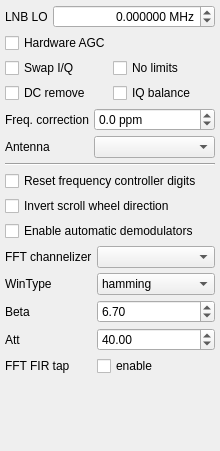
<?xml version="1.0" encoding="UTF-8"?>
<ui version="4.0">
 <class>DockInputCtl</class>
 <widget class="QDockWidget" name="DockInputCtl">
  <property name="geometry">
   <rect>
    <x>0</x>
    <y>0</y>
    <width>219</width>
    <height>451</height>
   </rect>
  </property>
  <property name="minimumSize">
   <size>
    <width>219</width>
    <height>451</height>
   </size>
  </property>
  <property name="windowIcon">
   <iconset resource="../../resources/icons.qrc">
    <normaloff>:/icons/icons/flash.svg</normaloff>:/icons/icons/flash.svg</iconset>
  </property>
  <property name="floating">
   <bool>false</bool>
  </property>
  <property name="allowedAreas">
   <set>Qt::LeftDockWidgetArea|Qt::RightDockWidgetArea</set>
  </property>
  <property name="windowTitle">
   <string>Input controls</string>
  </property>
  <widget class="QWidget" name="dockWidgetContents">
   <layout class="QVBoxLayout" name="verticalLayout">
    <property name="spacing">
     <number>5</number>
    </property>
    <property name="leftMargin">
     <number>5</number>
    </property>
    <property name="topMargin">
     <number>5</number>
    </property>
    <property name="rightMargin">
     <number>5</number>
    </property>
    <property name="bottomMargin">
     <number>5</number>
    </property>
    <item>
     <layout class="QHBoxLayout" name="horizontalLayout">
      <item>
       <widget class="QLabel" name="lnbLabel">
        <property name="text">
         <string>LNB LO</string>
        </property>
        <property name="indent">
         <number>-1</number>
        </property>
       </widget>
      </item>
      <item>
       <widget class="QDoubleSpinBox" name="lnbSpinBox">
        <property name="sizePolicy">
         <sizepolicy hsizetype="MinimumExpanding" vsizetype="Fixed">
          <horstretch>0</horstretch>
          <verstretch>0</verstretch>
         </sizepolicy>
        </property>
        <property name="toolTip">
         <string>Local oscillator of up or down converter</string>
        </property>
        <property name="statusTip">
         <string/>
        </property>
        <property name="alignment">
         <set>Qt::AlignRight|Qt::AlignTrailing|Qt::AlignVCenter</set>
        </property>
        <property name="suffix">
         <string> MHz</string>
        </property>
        <property name="decimals">
         <number>6</number>
        </property>
        <property name="minimum">
         <double>-500000.000000000000000</double>
        </property>
        <property name="maximum">
         <double>500000.000000000000000</double>
        </property>
       </widget>
      </item>
     </layout>
    </item>
    <item>
     <layout class="QHBoxLayout" name="horizontalLayout_2">
      <item>
       <widget class="QCheckBox" name="agcButton">
        <property name="toolTip">
         <string>&lt;html&gt;&lt;head/&gt;&lt;body&gt;&lt;p&gt;Toggle hardware-based automatic gain control.&lt;/p&gt;&lt;p&gt;This feature requires hardware that supports it. It is known to work with RTL-SDR devices.&lt;/p&gt;&lt;/body&gt;&lt;/html&gt;</string>
        </property>
        <property name="text">
         <string>Hardware AGC</string>
        </property>
       </widget>
      </item>
     </layout>
    </item>
    <item>
     <layout class="QGridLayout" name="gridLayout">
      <item row="0" column="0">
       <widget class="QCheckBox" name="iqSwapButton">
        <property name="toolTip">
         <string>&lt;html&gt;&lt;head/&gt;&lt;body&gt;&lt;p&gt;Swap the the I/Q channels. This can be useful with audio-based input or when dealing with inverted IF.&lt;/p&gt;&lt;/body&gt;&lt;/html&gt;</string>
        </property>
        <property name="text">
         <string>Swap I/Q</string>
        </property>
        <property name="tristate">
         <bool>false</bool>
        </property>
       </widget>
      </item>
      <item row="0" column="1">
       <widget class="QCheckBox" name="ignoreButton">
        <property name="toolTip">
         <string>&lt;html&gt;&lt;head/&gt;&lt;body&gt;&lt;p&gt;Ignore hardware limits such as frequency range. This allows experimenting with out-of-spec settings.&lt;/p&gt;&lt;/body&gt;&lt;/html&gt;</string>
        </property>
        <property name="text">
         <string>No limits</string>
        </property>
       </widget>
      </item>
      <item row="1" column="0">
       <widget class="QCheckBox" name="dcCancelButton">
        <property name="toolTip">
         <string>Enable automatic DC removal</string>
        </property>
        <property name="text">
         <string>DC remove</string>
        </property>
       </widget>
      </item>
      <item row="1" column="1">
       <widget class="QCheckBox" name="iqBalanceButton">
        <property name="toolTip">
         <string>Enable automatic I/Q balance (requires gr-iqbal component)</string>
        </property>
        <property name="text">
         <string>IQ balance</string>
        </property>
       </widget>
      </item>
     </layout>
    </item>
    <item>
     <layout class="QFormLayout" name="formLayout">
      <item row="0" column="0">
       <widget class="QLabel" name="freqCorrLabel">
        <property name="text">
         <string>Freq. correction</string>
        </property>
        <property name="alignment">
         <set>Qt::AlignRight|Qt::AlignTrailing|Qt::AlignVCenter</set>
        </property>
       </widget>
      </item>
      <item row="0" column="1">
       <widget class="QDoubleSpinBox" name="freqCorrSpinBox">
        <property name="sizePolicy">
         <sizepolicy hsizetype="MinimumExpanding" vsizetype="Minimum">
          <horstretch>0</horstretch>
          <verstretch>0</verstretch>
         </sizepolicy>
        </property>
        <property name="suffix">
         <string> ppm</string>
        </property>
        <property name="decimals">
         <number>1</number>
        </property>
        <property name="minimum">
         <double>-500.000000000000000</double>
        </property>
        <property name="maximum">
         <double>500.000000000000000</double>
        </property>
        <property name="value">
         <double>0.000000000000000</double>
        </property>
       </widget>
      </item>
      <item row="1" column="0">
       <widget class="QLabel" name="antSelectorLabel">
        <property name="toolTip">
         <string>Select active antenna connector</string>
        </property>
        <property name="text">
         <string>Antenna</string>
        </property>
       </widget>
      </item>
      <item row="1" column="1">
       <widget class="QComboBox" name="antSelector">
        <property name="sizePolicy">
         <sizepolicy hsizetype="MinimumExpanding" vsizetype="Minimum">
          <horstretch>0</horstretch>
          <verstretch>0</verstretch>
         </sizepolicy>
        </property>
        <property name="toolTip">
         <string>Select active antenna connector</string>
        </property>
       </widget>
      </item>
     </layout>
    </item>
    <item>
     <widget class="Line" name="line">
      <property name="orientation">
       <enum>Qt::Horizontal</enum>
      </property>
     </widget>
    </item>
    <item>
     <widget class="QCheckBox" name="freqCtrlResetButton">
      <property name="toolTip">
       <string>&lt;html&gt;&lt;head/&gt;&lt;body&gt;&lt;p&gt;Reset subordinate digits in main frequency control widget&lt;/p&gt;&lt;/body&gt;&lt;/html&gt;</string>
      </property>
      <property name="text">
       <string>Reset frequency controller digits</string>
      </property>
     </widget>
    </item>
    <item>
     <widget class="QCheckBox" name="invertScrollingButton">
      <property name="text">
       <string>Invert scroll wheel direction</string>
      </property>
     </widget>
    </item>
    <item>
     <widget class="QCheckBox" name="autoBookmarksButton">
      <property name="toolTip">
       <string>Automatically create demodulators when 'automatic' bookmark comes into bandwidth</string>
      </property>
      <property name="text">
       <string>Enable automatic demodulators</string>
      </property>
     </widget>
    </item>
    <item>
     <layout class="QFormLayout" name="formLayout_2">
      <item row="0" column="0">
       <widget class="QLabel" name="chanSelectorLabel">
        <property name="toolTip">
         <string>Select active antenna connector</string>
        </property>
        <property name="text">
         <string>FFT channelizer</string>
        </property>
       </widget>
      </item>
      <item row="0" column="1">
       <widget class="QComboBox" name="channelizerCombo">
        <property name="sizePolicy">
         <sizepolicy hsizetype="MinimumExpanding" vsizetype="Minimum">
          <horstretch>0</horstretch>
          <verstretch>0</verstretch>
         </sizepolicy>
        </property>
        <property name="toolTip">
         <string>Select active antenna connector</string>
        </property>
        <property name="editable">
         <bool>false</bool>
        </property>
       </widget>
      </item>
      <item row="1" column="0">
       <widget class="QLabel" name="chanSelectorLabel_2">
        <property name="toolTip">
         <string>Select active antenna connector</string>
        </property>
        <property name="text">
         <string>WinType</string>
        </property>
       </widget>
      </item>
      <item row="1" column="1">
       <widget class="QComboBox" name="wintypeCombo">
        <property name="sizePolicy">
         <sizepolicy hsizetype="MinimumExpanding" vsizetype="Minimum">
          <horstretch>0</horstretch>
          <verstretch>0</verstretch>
         </sizepolicy>
        </property>
        <property name="toolTip">
         <string>Select active antenna connector</string>
        </property>
        <property name="editable">
         <bool>false</bool>
        </property>
        <item>
         <property name="text">
          <string>hamming</string>
         </property>
        </item>
        <item>
         <property name="text">
          <string>hann</string>
         </property>
        </item>
        <item>
         <property name="text">
          <string>blackman</string>
         </property>
        </item>
        <item>
         <property name="text">
          <string>rectangular</string>
         </property>
        </item>
        <item>
         <property name="text">
          <string>kaiser</string>
         </property>
        </item>
        <item>
         <property name="text">
          <string>blackman-harris</string>
         </property>
        </item>
        <item>
         <property name="text">
          <string>bartlett</string>
         </property>
        </item>
        <item>
         <property name="text">
          <string>flattop</string>
         </property>
        </item>
        <item>
         <property name="text">
          <string>Equiripple</string>
         </property>
        </item>
       </widget>
      </item>
      <item row="2" column="0">
       <widget class="QLabel" name="chanSelectorLabel_3">
        <property name="toolTip">
         <string>Select active antenna connector</string>
        </property>
        <property name="text">
         <string>Beta</string>
        </property>
       </widget>
      </item>
      <item row="2" column="1">
       <widget class="QDoubleSpinBox" name="betaSpinBox">
        <property name="minimum">
         <double>0.100000000000000</double>
        </property>
        <property name="singleStep">
         <double>0.100000000000000</double>
        </property>
        <property name="value">
         <double>6.700000000000000</double>
        </property>
       </widget>
      </item>
      <item row="4" column="0">
       <widget class="QLabel" name="chanSelectorLabel_4">
        <property name="toolTip">
         <string>Select active antenna connector</string>
        </property>
        <property name="text">
         <string>FFT FIR tap</string>
        </property>
       </widget>
      </item>
      <item row="4" column="1">
       <widget class="QCheckBox" name="firTapCheckBox">
        <property name="text">
         <string>enable</string>
        </property>
       </widget>
      </item>
      <item row="3" column="0">
       <widget class="QLabel" name="chanSelectorLabel_5">
        <property name="toolTip">
         <string>Select active antenna connector</string>
        </property>
        <property name="text">
         <string>Att</string>
        </property>
       </widget>
      </item>
      <item row="3" column="1">
       <widget class="QDoubleSpinBox" name="attSpinBox">
        <property name="minimum">
         <double>0.000000000000000</double>
        </property>
        <property name="maximum">
         <double>120.000000000000000</double>
        </property>
        <property name="singleStep">
         <double>5.000000000000000</double>
        </property>
        <property name="value">
         <double>40.000000000000000</double>
        </property>
       </widget>
      </item>
     </layout>
    </item>
    <item>
     <spacer name="verticalSpacer">
      <property name="orientation">
       <enum>Qt::Vertical</enum>
      </property>
      <property name="sizeHint" stdset="0">
       <size>
        <width>5</width>
        <height>0</height>
       </size>
      </property>
     </spacer>
    </item>
   </layout>
  </widget>
 </widget>
 <resources>
  <include location="../../resources/icons.qrc"/>
 </resources>
 <connections/>
</ui>
